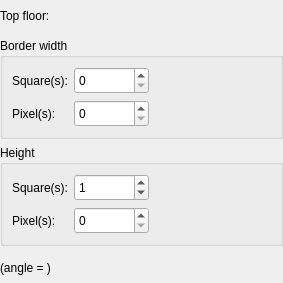
<?xml version="1.0" encoding="UTF-8"?>
<ui version="4.0">
 <class>WidgetMountainSelector</class>
 <widget class="QWidget" name="WidgetMountainSelector">
  <property name="geometry">
   <rect>
    <x>0</x>
    <y>0</y>
    <width>283</width>
    <height>283</height>
   </rect>
  </property>
  <property name="windowTitle">
   <string>Form</string>
  </property>
  <layout class="QGridLayout" name="gridLayout_5">
   <property name="leftMargin">
    <number>0</number>
   </property>
   <property name="topMargin">
    <number>0</number>
   </property>
   <property name="rightMargin">
    <number>0</number>
   </property>
   <property name="bottomMargin">
    <number>0</number>
   </property>
   <item row="0" column="0">
    <layout class="QVBoxLayout" name="verticalLayout" stretch="0,0,0,0">
     <item>
      <layout class="QHBoxLayout" name="horizontalLayout_2" stretch="0,1">
       <item>
        <widget class="QLabel" name="label">
         <property name="text">
          <string>Top floor:</string>
         </property>
        </widget>
       </item>
       <item>
        <widget class="WidgetTilesetTexture" name="widgetTilesetTexture" native="true">
         <property name="minimumSize">
          <size>
           <width>100</width>
           <height>27</height>
          </size>
         </property>
        </widget>
       </item>
      </layout>
     </item>
     <item>
      <widget class="QGroupBox" name="groupBox">
       <property name="title">
        <string>Border width</string>
       </property>
       <layout class="QGridLayout" name="gridLayout_2">
        <item row="0" column="0">
         <layout class="QGridLayout" name="gridLayout">
          <item row="0" column="0">
           <widget class="QLabel" name="label_2">
            <property name="text">
             <string>Square(s):</string>
            </property>
           </widget>
          </item>
          <item row="0" column="1">
           <widget class="QSpinBox" name="spinBoxSquareWidth">
            <property name="minimumSize">
             <size>
              <width>75</width>
              <height>27</height>
             </size>
            </property>
            <property name="maximum">
             <number>999</number>
            </property>
           </widget>
          </item>
          <item row="0" column="2" rowspan="2">
           <spacer name="horizontalSpacer_2">
            <property name="orientation">
             <enum>Qt::Horizontal</enum>
            </property>
            <property name="sizeHint" stdset="0">
             <size>
              <width>188</width>
              <height>48</height>
             </size>
            </property>
           </spacer>
          </item>
          <item row="1" column="0">
           <widget class="QLabel" name="label_3">
            <property name="text">
             <string>Pixel(s):</string>
            </property>
           </widget>
          </item>
          <item row="1" column="1">
           <widget class="QSpinBox" name="spinBoxPixelWidth">
            <property name="minimumSize">
             <size>
              <width>75</width>
              <height>27</height>
             </size>
            </property>
           </widget>
          </item>
         </layout>
        </item>
       </layout>
      </widget>
     </item>
     <item>
      <widget class="QGroupBox" name="groupBox_2">
       <property name="title">
        <string>Height</string>
       </property>
       <layout class="QGridLayout" name="gridLayout_3">
        <item row="0" column="0">
         <layout class="QGridLayout" name="gridLayout_4">
          <item row="0" column="0">
           <widget class="QLabel" name="label_4">
            <property name="text">
             <string>Square(s):</string>
            </property>
           </widget>
          </item>
          <item row="0" column="1">
           <widget class="QSpinBox" name="spinBoxSquareHeight">
            <property name="minimumSize">
             <size>
              <width>75</width>
              <height>27</height>
             </size>
            </property>
            <property name="maximum">
             <number>999</number>
            </property>
            <property name="value">
             <number>1</number>
            </property>
           </widget>
          </item>
          <item row="0" column="2" rowspan="2">
           <spacer name="horizontalSpacer_3">
            <property name="orientation">
             <enum>Qt::Horizontal</enum>
            </property>
            <property name="sizeHint" stdset="0">
             <size>
              <width>188</width>
              <height>48</height>
             </size>
            </property>
           </spacer>
          </item>
          <item row="1" column="0">
           <widget class="QLabel" name="label_5">
            <property name="text">
             <string>Pixel(s):</string>
            </property>
           </widget>
          </item>
          <item row="1" column="1">
           <widget class="QSpinBox" name="spinBoxPixelHeight">
            <property name="minimumSize">
             <size>
              <width>75</width>
              <height>27</height>
             </size>
            </property>
           </widget>
          </item>
         </layout>
        </item>
       </layout>
      </widget>
     </item>
     <item>
      <layout class="QHBoxLayout" name="horizontalLayout" stretch="0,1">
       <item>
        <widget class="QLabel" name="labelAngle">
         <property name="text">
          <string>(angle = )</string>
         </property>
        </widget>
       </item>
       <item>
        <spacer name="horizontalSpacer_4">
         <property name="orientation">
          <enum>Qt::Horizontal</enum>
         </property>
         <property name="sizeHint" stdset="0">
          <size>
           <width>288</width>
           <height>20</height>
          </size>
         </property>
        </spacer>
       </item>
      </layout>
     </item>
    </layout>
   </item>
  </layout>
 </widget>
 <customwidgets>
  <customwidget>
   <class>WidgetTilesetTexture</class>
   <extends>QWidget</extends>
   <header>widgettilesettexture.h</header>
   <container>1</container>
  </customwidget>
 </customwidgets>
 <resources/>
 <connections/>
</ui>
